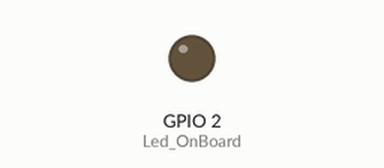
The sketch below on a simulated ESP8266 (NodeMCU). Parts: output pins drawn as LEDs (lit = HIGH). WiFi joins after 1.5 s; servers stay silent unless stated; uploads are accepted with an empty reply; what the sketch prints to the serial monitor is not drawn.

Above: at 0.0 s.
At 3.3 s:
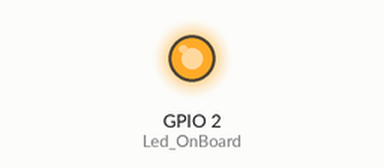
Timing chart, 0 to 4.8 s (numbered marks = the images above):
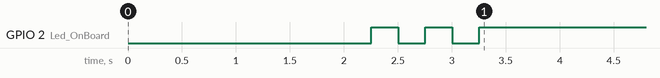

The sketch:

upload_to_db.ino
```cpp
#include <ESP8266WiFi.h>
#include <WiFiClient.h>
#include <ESP8266WebServer.h>
#include <ESP8266HTTPClient.h>

int Led_OnBoard = 2;                  // Initialize the Led_OnBoard

const char* ssid = "221B_BakerStreet";                  // Your wifi Name
const char* password = "i_am_sherlocked";          // Your wifi Password
const char *host = "192.168.0.168"; //X.X.X.X = ip of your local host ..... type ipcofig on cmd and copy the IPV4 address.

HTTPClient http;    //Declare object of class HTTPClient
WiFiClient wifiClient;

void setup() {
  // put your setup code here, to run once:
  delay(1000);
  pinMode(Led_OnBoard, OUTPUT);       // Initialize the Led_OnBoard pin as an output
  Serial.begin(115200);
  WiFi.mode(WIFI_OFF);        //Prevents reconnection issue (taking too long to connect)
  delay(1000);
  WiFi.mode(WIFI_STA);        //This line hides the viewing of ESP as wifi hotspot

  WiFi.begin(ssid, password);     //Connect to your WiFi router
  Serial.println("");

  Serial.print("Connecting");
  // Wait for connection
  while (WiFi.status() != WL_CONNECTED) {
    digitalWrite(Led_OnBoard, LOW);
    delay(250);
    Serial.print(".");
    digitalWrite(Led_OnBoard, HIGH);
    delay(250);
  }

  digitalWrite(Led_OnBoard, HIGH);
  //If connection successful show IP address in serial monitor
  Serial.println("");
  Serial.println("Connected to Network/SSID");
  Serial.print("IP address: ");
  Serial.println(WiFi.localIP());  //IP address assigned to your ESP
}

void loop()
{
  String uId = "3";
  String otp = "463598";
  String uIdOtpGiven = uId + " " + otp;
  if(checkUserAndOtp(uIdOtpGiven) == true)
  {
    Serial.println("Provided User Id and OTP is OK"); //Show in 16*2 Display
    String sensorVal = sensorValue(uId);
    uploadValue(sensorVal);
  }

  else
  {
    Serial.println("Please check Your User Id and OTP"); //Show in 16*2 Display
  }

  delay(4000);  //Here there is 4 seconds delay plus 1 second delay below, so Post Data at every 5 seconds

}

String sensorValue(String uId)
{
  String ret;
  int s1=analogRead(A0);
  int s2=analogRead(A0);
  int s3=analogRead(A0);
  int s4=analogRead(A0);
  int s5=analogRead(A0);
  int s6=analogRead(A0);
  //Read Sensor value

  ret = uId+" "+String(s1)+" "+String(s2)+" "+String(s3)+" "+String(s4)+" "+String(s5)+" "+String(s6);   //String to interger conversion
  return ret;
}


void uploadValue(String data)
{
  String postData = "sensor_value=" + data;
  http.begin(wifiClient, "http://192.168.0.168/upldndmcu.php");  //Specify request destination, X.X.X.X = ip of your local host ..... type ipcofig on cmd and copy the IPV4 address.
  http.addHeader("Content-Type", "application/x-www-form-urlencoded"); //Specify content-type header

  int httpCode = http.POST(postData);   //Send the request
  String payload = http.getString();    //Get the response payload

  Serial.println(httpCode);   //Print HTTP return code
  http.end();  //Close connection
}


boolean checkUserAndOtp(String uIdAndOtp)
{

  http.begin(wifiClient, "http://192.168.0.168/chkuidotp.php");  //Specify request destination, X.X.X.X = ip of your local host ..... type ipcofig on cmd and copy the IPV4 address.
  http.addHeader("Content-Type", "application/x-www-form-urlencoded"); //Specify content-type header

  String matchOTP = "input_value=" + uIdAndOtp;
  int httpCode = http.POST(matchOTP);   //Send the request
  String payload = http.getString();    //Get the response payload

  Serial.println(payload);    //Print request response payload
  http.end();
  if(payload == "TRUE")
  {
    return true;
  }

  else
  {
    return false;
  }

}
```
